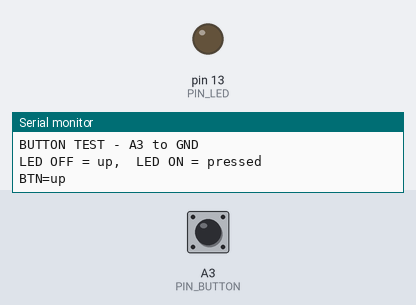
A sketch run on a simulated Arduino Uno, built with avr-gcc and run on an emulated ATmega328P. Parts: output pins drawn as LEDs (lit = HIGH), the last lines printed to the serial monitor. The test bench sets the inputs (shaded band); at power-on: A3 (PIN_BUTTON) HIGH.

Above: at 1.5 s.
1.6 s: A3 (PIN_BUTTON) pulled LOW for 0.15 s
At 1.68 s:
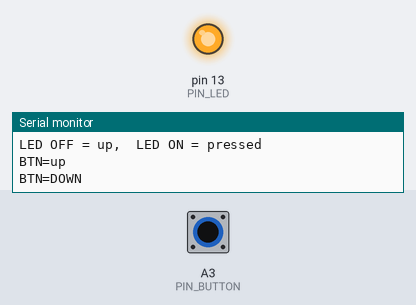
3.2 s: A3 (PIN_BUTTON) pulled LOW for 3.2 s
At 7.4 s:
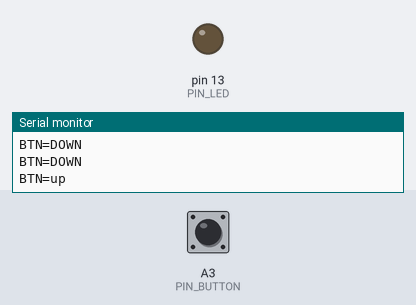
Timing chart, 0 to 8.9 s (numbered marks = the images above; inputs shaded):
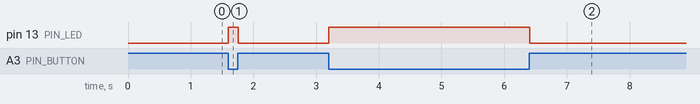

Measured:
- after the input at 1.6 s, pin 13 (PIN_LED): LOW → HIGH at once, → LOW 0.16 s later
- after the input at 3.2 s, pin 13 (PIN_LED): LOW → HIGH at once, → LOW 3.2 s later

The sketch:

BOLT_BTN.ino
```cpp
/* ============================================================================
 *  BOLT UNO ROBOT - BUTTON-ONLY TEST
 *  ---------------------------------------------------------------------------
 *  Reads A3 (button to GND, INPUT_PULLUP) and mirrors it to the on-board LED:
 *
 *      released -> LED OFF
 *      pressed  -> LED ON
 *
 *  Also prints BTN=up / BTN=DOWN at 9600 baud.
 *
 *  If the LED never lights, the switch (or its wiring) is not closing.
 *  Touch a jumper from A3 to GND: the LED must light.
 * ==========================================================================*/

#define PIN_BUTTON A3
#define PIN_LED    13

void setup() {
  Serial.begin(9600);
  pinMode(PIN_BUTTON, INPUT_PULLUP);
  pinMode(PIN_LED, OUTPUT);
  digitalWrite(PIN_LED, LOW);
  delay(300);
  Serial.println();
  Serial.println(F("BUTTON TEST - A3 to GND"));
  Serial.println(F("LED OFF = up,  LED ON = pressed"));
}

void loop() {
  static bool last = false;
  static uint32_t lastPrint = 0;

  bool down = (digitalRead(PIN_BUTTON) == LOW);
  digitalWrite(PIN_LED, down ? HIGH : LOW);

  if (down != last || (uint32_t)(millis() - lastPrint) >= 1000UL) {
    last = down;
    lastPrint = millis();
    Serial.print(F("BTN="));
    Serial.println(down ? F("DOWN") : F("up"));
  }
  delay(20);
}
```
